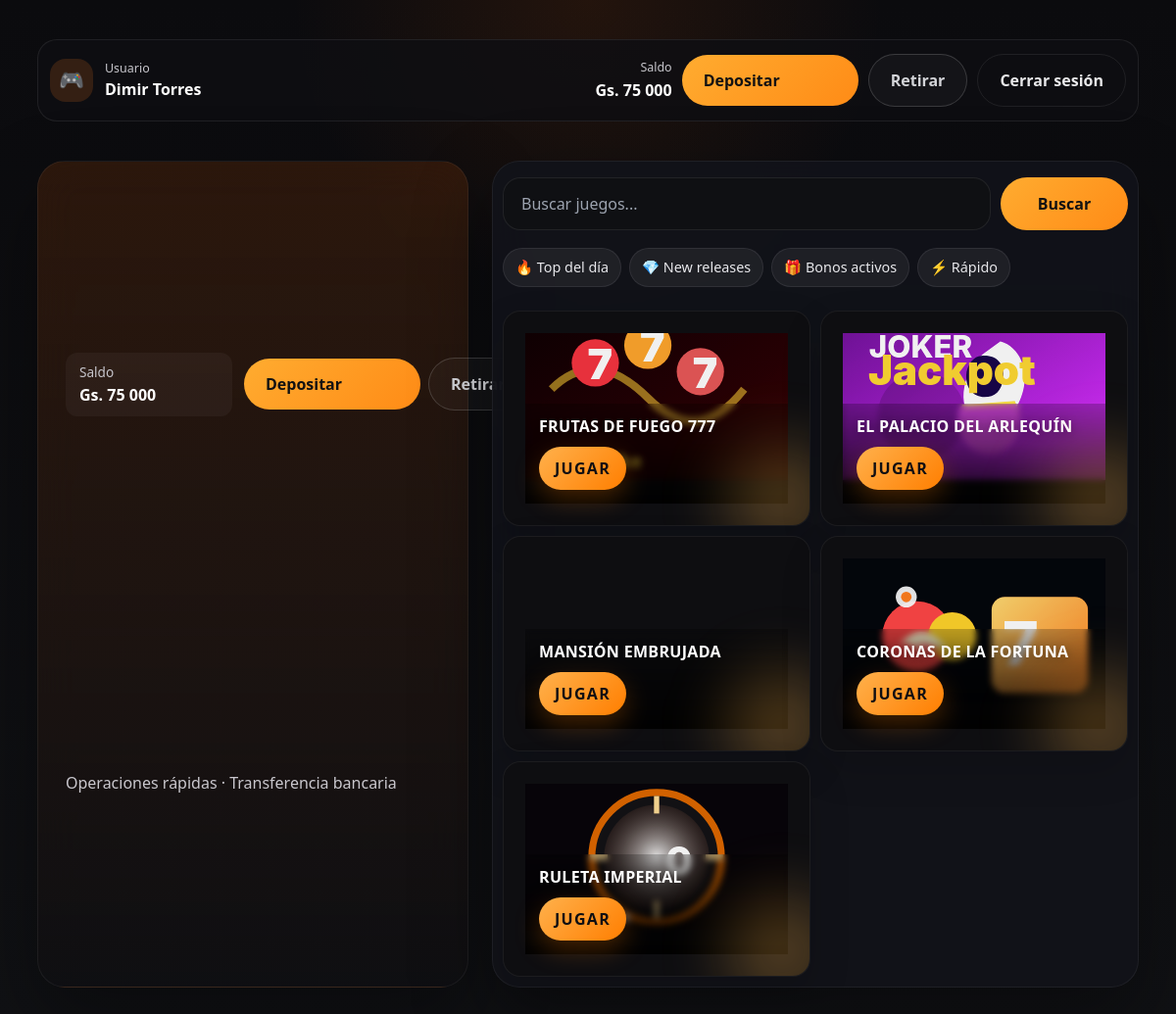
Page / (signed in) on the earlier database version.
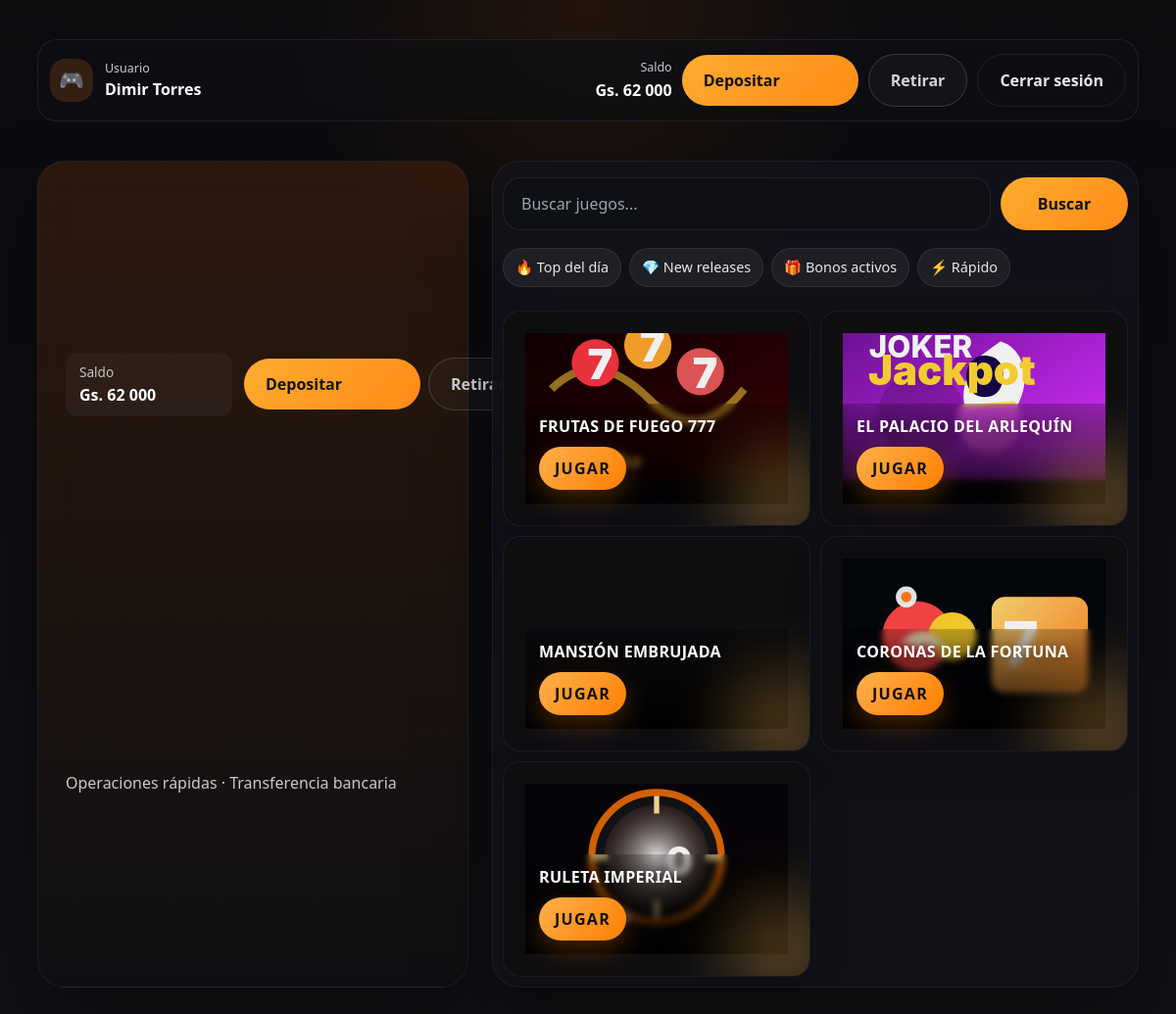
Same page on the later database version.
### casino/models.py (models this page shows)
class Player(AbstractUser):
    nombre = models.CharField(max_length=64, verbose_name=_("Nombres"))
    apellido = models.CharField(max_length=64, verbose_name=_("Apellidos"))
    edad = models.PositiveSmallIntegerField(verbose_name=_("Edad"), validators=[validar_edad_mayoria])
    sexo = models.CharField(max_length=16, choices=[("M", "Masculino"), ("F", "Femenino"), ("O", "Otro")], verbose_name=_("Sexo"))
    estado_civil = models.CharField(
        max_length=24,
        choices=[
            ("soltero", "Soltero"),
            ("casado", "Casado"),
            ("divorciado", "Divorciado"),
            ("viudo", "Viudo"),
            ("union_libre", "Unión libre"),
        ],
        verbose_name=_("Estado Civil"),
    )
    saldo = EncryptedDecimalField(
        max_digits=14,
        decimal_places=0,
        default=20000,
        verbose_name=_("Saldo Disponible (Gs.)"),
        help_text=_("Saldo cifrado en Guaraníes."),
    )
    recibio_regalo = models.BooleanField(
        default=False,
        verbose_name=_("Recibió bono de bienvenida"),
        help_text=_("Marca si el usuario obtuvo el regalo de los primeros registros."),
    )
    slot_play_count = models.PositiveIntegerField(
        default=0,
        verbose_name=_("Jugadas consecutivas de tragamonedas"),
        help_text=_("Contador acumulado de giros de tragamonedas para habilitar jackpots de retención."),
    )
    bonus_balance = models.DecimalField(
        max_digits=14,
        decimal_places=0,
        default=0,
        verbose_name=_("Saldo de bono"),
    )
    bonus_rollover = models.DecimalField(
        max_digits=14,
        decimal_places=0,
        default=0,
        verbose_name=_("Rollover acumulado"),
    )
    bonus_rollover_target = models.DecimalField(
        max_digits=14,
        decimal_places=0,
        default=0,
        verbose_name=_("Meta de rollover"),
    )
    free_spins = models.PositiveIntegerField(
        default=0,
        verbose_name=_("Giros gratis disponibles"),
    )
    REQUIRED_FIELDS = ["email", "nombre", "apellido", "edad", "sexo", "estado_civil"]
    class Meta:
        verbose_name = "Jugador"
        verbose_name_plural = "Jugadores"

### casino/views.py (the view)
# urls.py: path("", views.dashboard, name="dashboard"),
@login_required
def dashboard(request):
    player = request.user
    if player.is_staff or player.is_superuser:
        return redirect("casino:admin_panel")
    juegos = [
        {
            "titulo": "FRUTAS DE FUEGO 777",
            "icono": "🔥",
            "slug": "frutas-de-fuego-777",
            "url": reverse("casino:tragamonedas_slug", kwargs={"slug": "frutas-de-fuego-777"}),
            "cover": "/static/img/games/777-strike.svg",
        },
        {
            "titulo": "EL PALACIO DEL ARLEQUÍN",
            "icono": "🃏",
            "slug": "palacio-arlequin",
            "url": reverse("casino:tragamonedas_slug", kwargs={"slug": "palacio-arlequin"}),
            "cover": "/static/img/games/joker-jackpot.svg",
        },
        {
            "titulo": "MANSIÓN EMBRUJADA",
            "icono": "👻",
            "slug": "mansion-embrujada",
            "url": reverse("casino:tragamonedas_slug", kwargs={"slug": "mansion-embrujada"}),
            "cover": "/static/img/games/betty-boris-boo.svg",
        },
        {
            "titulo": "CORONAS DE LA FORTUNA",
            "icono": "👑",
            "slug": "coronas-fortuna",
            "url": reverse("casino:tragamonedas_slug", kwargs={"slug": "coronas-fortuna"}),
            "cover": "/static/img/games/five-star.svg",
        },
        {
            "titulo": "RULETA IMPERIAL",
            "icono": "🎡",
            "slug": "ruleta-imperial",
            "url": reverse("casino:ruleta"),
            "cover": "/static/img/games/ruleta.svg",
        },
    ]
    return render(request, "casino/player_dashboard.html", {
        "player": player,
        "juegos": juegos,
    })

### casino/fields.py (called while the page is built)
    def from_db_value(self, value: bytes | None, expression, connection) -> Decimal | None:
        if value is None:
            return None
        cipher = get_cipher()
        if isinstance(value, memoryview) or isinstance(value, bytearray):
            value = bytes(value)
        if isinstance(value, str):
            try:
                import base64
                value = base64.urlsafe_b64decode(value.encode())
            except Exception:
                value = value.encode()
        try:
            plain = cipher.decrypt(value)
            return Decimal(plain.decode())
        except (InvalidToken, ValueError):
            raise ValidationError("No se pudo descifrar el saldo almacenado.")

### casino/utils.py (called while the page is built)
def get_cipher():
    key = settings.FERNET_KEY
    if isinstance(key, str):
        key_bytes = key.encode()
    elif isinstance(key, (bytes, bytearray, memoryview)):
        key_bytes = bytes(key)
    else:
        key_bytes = str(key).encode()
    return Fernet(key_bytes)

### templates/casino/player_dashboard.html (shortened to what this page needs)
{% extends "base.html" %}
{% load humanize %}
{% block content %}
<div class="dashboard-page">
    <div class="layout-shell">
        <header class="topbar">
            <div class="topbar-left">
                <span class="brand-mark">🎮</span>
                <div class="user-info">
                    <small>Usuario</small>
                    <strong>{{ player.nombre }} {{ player.apellido }}</strong>
                </div>
            </div>
            <div class="topbar-right">
                <div class="balance-group">
                    <span>Saldo</span>
                    <strong id="header-balance">Gs. {{ player.saldo|intcomma }}</strong>
                </div>
                <a href="{% url 'casino:cajero' %}?tab=deposito" class="btn-primary">Depositar</a>
                <a href="{% url 'casino:cajero' %}?tab=retiro" class="btn-secondary">Retirar</a>
                <a href="{% url 'casino:logout' %}" class="btn-ghost">Cerrar sesión</a>
            </div>
        </header>
        <main class="dashboard-grid">
            <section class="hero-card glass-panel balance-card">
                <div class="finance-row" style="display:flex; align-items:center; justify-content:space-between; gap:12px;">
                    <div style="display:flex; align-items:center; gap:12px;">
                        <div class="balance-display">
                            <div>
                                <p style="margin:0; color:#c7c6cc; font-size:0.85rem;">Saldo</p>
                                <strong id="balance-value">Gs. {{ player.saldo|intcomma }}</strong>
                            </div>
                        </div>
                        <div style="display:flex; gap:8px; align-items:center;">
                            <a href="{% url 'casino:cajero' %}?tab=deposito" class="btn-primary">Depositar</a>
                            <a href="{% url 'casino:cajero' %}?tab=retiro" class="btn-secondary">Retirar</a>
                        </div>
                    </div>
                    <div style="display:flex; gap:8px; align-items:center;">
                        <span class="badge">Bono: Gs. {{ player.bonus_balance|intcomma }}</span>
                        <span class="badge">Giros: {{ player.free_spins }}</span>
                    </div>
                </div>
                <div class="balance-meta" style="margin-top:10px;">
                    <p class="balance-note">Operaciones rápidas · Transferencia bancaria</p>
                </div>
            </section>
            <section class="hero-card glass-panel games-card">
                <div class="search-bar" style="margin-bottom: 16px;">
                    <input type="text" placeholder="Buscar juegos..." aria-label="Buscar juegos" />
                    <button class="btn-primary" type="button">Buscar</button>
                </div>
                <div class="category-strip">
                    <span class="category-chip">🔥 Top del día</span>
                    <span class="category-chip">💎 New releases</span>
                    <span class="category-chip">🎁 Bonos activos</span>
                    <span class="category-chip">⚡ Rápido</span>
                </div>
                <div class="games-grid">
                    {% for juego in juegos %}
                    <article class="game-card premium-machine game-card--{{ juego.slug }}">
                        <a class="game-cover-link" href="{{ juego.url }}" aria-label="Jugar {{ juego.titulo }}">
                            <div class="game-cover" style="background-image: url('{{ juego.cover }}')" aria-hidden="true"></div>
                            <div class="game-overlay">
                                <div class="game-title">{{ juego.titulo }}</div>
                                <div class="play-badge">JUGAR</div>
                            </div>
                        </a>
                    </article>
                    {% endfor %}
                </div>
            </section>
        </main>
    </div>
</div>
{% endblock %}

### templates/base.html (shortened to what this page needs)
<!DOCTYPE html>
<html lang="es">
<head>
    <script src="https://cdn.tailwindcss.com"></script>
    <link rel="stylesheet" href="/static/css/casinopoipa.css" />
    <link rel="stylesheet" href="/static/css/five-star-override.css?v=20260810d" />
</head>
<body class="bg-night text-white font-sans min-h-screen">
    {% block content %}{% endblock %}
</body>
</html>

### templates/casino/player_dashboard.html (style rules this page uses)
.dashboard-page { padding: 12px 10px; }
.topbar { display: flex; align-items: center; justify-content: space-between; gap: 14px; padding: 14px 12px; border-radius: 20px; background: rgba(15, 15, 18, 0.84); border: 1px solid rgba(255,255,255,0.08); margin-bottom: 14px; }
.topbar-left { display: flex; align-items: center; gap: 12px; min-width: 0; }
.brand-mark { display: inline-flex; align-items: center; justify-content: center; width: 44px; height: 44px; border-radius: 16px; background: rgba(255, 126, 34, 0.16); font-size: 1.3rem; }
.user-info { display: flex; flex-direction: column; min-width: 0; }
.user-info small { color: #c7c6cc; font-size: 0.78rem; }
.user-info strong { font-size: 1rem; white-space: nowrap; overflow: hidden; text-overflow: ellipsis; max-width: 160px; }
.topbar-right { display: flex; flex-wrap: wrap; gap: 10px; align-items: center; justify-content: flex-end; }
.balance-group { display: flex; flex-direction: column; align-items: flex-end; gap: 2px; min-width: 120px; }
.balance-group span { color: #c7c6cc; font-size: 0.78rem; }
.balance-group strong { font-size: 1rem; }
.btn-primary, .btn-secondary, .btn-ghost { white-space: nowrap; }
.games-card { padding: 16px 10px 10px; }
.games-grid { display: grid !important; grid-template-columns: repeat(2, minmax(140px, 1fr)) !important; gap: 10px !important; align-items: start !important; justify-items: stretch !important; grid-auto-rows: minmax(0, auto); width: 100%; }
.game-card { width: auto !important; max-width: 100% !important; min-height: 220px; border-radius: 18px; overflow: hidden; box-shadow: 0 18px 42px rgba(0,0,0,0.16); display: flex; flex-direction: column; background: rgba(15, 15, 18, 0.96); border: 1px solid rgba(255,255,255,0.06); }
.game-cover { background-size: cover; background-position: center; height: 150px; }
.game-overlay { padding: 14px; display: grid; gap: 10px; }
.game-title { font-size: 1rem; font-weight: 700; line-height: 1.2; color: #fff; }
.play-badge { justify-self: start; }
.game-cover-link { display: grid; height: 100%; }
.search-bar { display: grid; grid-template-columns: 1fr auto; gap: 10px; margin-bottom: 16px; }
.search-bar input { width: 100%; }
.category-strip { display: flex; flex-wrap: wrap; gap: 8px; margin-bottom: 16px; }

Differences in the rows shown:
changed Player "Dimir": saldo "75 000" → "62 000"
